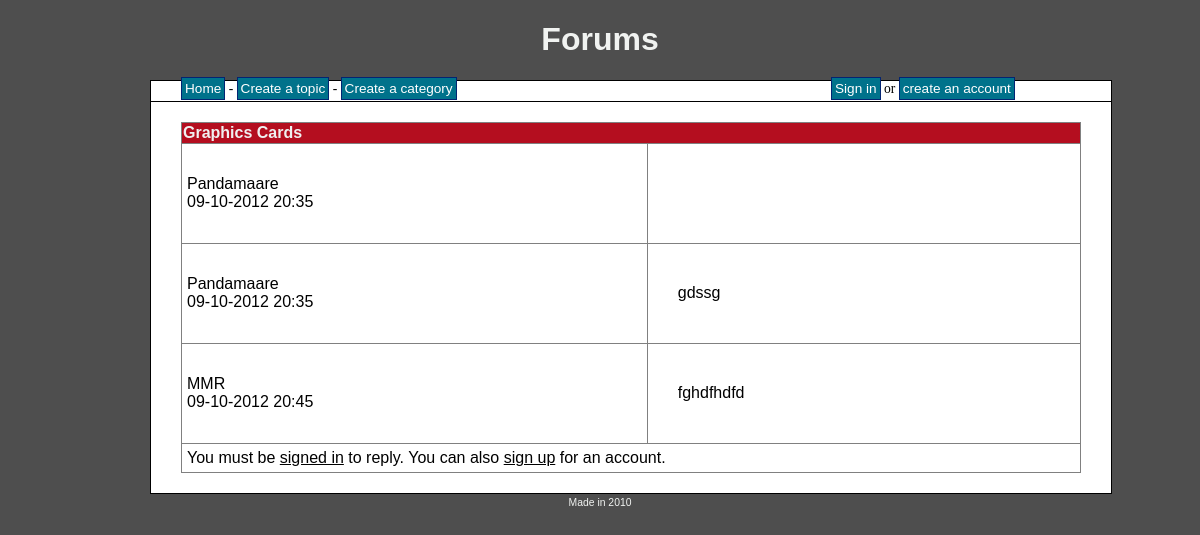
Page /topic.php?id=1 on the committed database.
### tables this page shows
CREATE TABLE IF NOT EXISTS `topics` (
  `topic_id` int(8) NOT NULL AUTO_INCREMENT,
  `topic_subject` varchar(255) NOT NULL,
  `topic_date` datetime NOT NULL,
  `topic_cat` int(8) NOT NULL,
  `topic_by` int(8) NOT NULL,
  PRIMARY KEY (`topic_id`),
  KEY `topic_cat` (`topic_cat`),
  KEY `topic_by` (`topic_by`)
);

CREATE TABLE IF NOT EXISTS `posts` (
  `post_id` int(8) NOT NULL AUTO_INCREMENT,
  `post_content` text NOT NULL,
  `post_date` datetime NOT NULL,
  `post_topic` int(8) NOT NULL,
  `post_by` int(8) NOT NULL,
  PRIMARY KEY (`post_id`),
  KEY `post_topic` (`post_topic`),
  KEY `post_by` (`post_by`)
);

CREATE TABLE IF NOT EXISTS `users1` (
  `user_id` int(8) NOT NULL AUTO_INCREMENT,
  `user_name` varchar(30) NOT NULL,
  `user_pass` varchar(255) NOT NULL,
  `user_email` varchar(255) NOT NULL,
  `user_date` datetime NOT NULL,
  `user_level` int(8) NOT NULL,
  PRIMARY KEY (`user_id`),
  UNIQUE KEY `user_name_unique` (`user_name`)
);

### topic.php (the view, shortened to what this page needs)
<?php
include 'header.php';
$sql = "SELECT topic_id, topic_subject FROM topics
WHERE topics.topic_id = " . mysql_real_escape_string($_GET['id']);
$result = mysql_query($sql);
if(!$result)
{
	echo 'The topic could not be displayed, please try again later.';
}
else
{
	if(mysql_num_rows($result) == 0)
	{
		echo 'This topic doesn&prime;t exist.';
	}
	else
	{
		while($row = mysql_fetch_assoc($result))
		{
			echo '<table class="topic" border="1">
					<tr>
						<th colspan="2">' . $row['topic_subject'] . '</th>
					</tr>';
			$posts_sql = "SELECT
						posts.post_topic,
						posts.post_content,
						posts.post_date,
						posts.post_by,
						users1.user_id,
						users1.user_name
					FROM
						posts
					LEFT JOIN
						users1
					ON
						posts.post_by = users1.user_id
					WHERE
						posts.post_topic = " . mysql_real_escape_string($_GET['id']);
			$posts_result = mysql_query($posts_sql);
			if(!$posts_result)
			{
				echo '<tr><td>The posts could not be displayed, please try again later.</tr></td></table>';
			}
			else
			{
				while($posts_row = mysql_fetch_assoc($posts_result))
				{
					echo '<tr class="topic-post">
							<td class="user-post">' . $posts_row['user_name'] . '<br/>' . date('d-m-Y H:i', strtotime($posts_row['post_date'])) . '</td>
							<td class="post-content">' . htmlentities(stripslashes($posts_row['post_content'])) . '</td>
						  </tr>';
				}
			}
			if(!$_SESSION['signed_in'])
			{
				echo '<tr><td colspan=2>You must be <a href="signin.php">signed in</a> to reply. You can also <a href="signup.php">sign up</a> for an account.';
			}
			else
			{
				echo '<tr><td colspan="2"><h2>Reply:</h2><br />
					<form method="post" action="reply.php?id=' . $row['topic_id'] . '">
						<textarea name="reply-content"></textarea><br /><br />
						<input type="submit" value="Submit reply" />
					</form></td></tr>';
			}
			echo '</table>';
		}
	}
}
include 'footer.php';
?>

### style.css (style rules this page uses)
body { background-color: #4E4E4E; text-align: center; }
table { border-collapse: collapse; width: 100%; }
table a { color: #000; }
th { background-color: #B40E1F; color: #F0F0F0; }
td { padding: 5px; }
.topic-post { height: 100px; overflow: auto; }
.post-content { padding: 30px; }

### rows in the picture
topics: topic_subject "Graphics Cards"
posts: post_by.user_name "Pandamaare", post_date "09-10-2012 20:35"
posts: post_by.user_name "Pandamaare", post_date "09-10-2012 20:35", post_content "gdssg"
posts: post_by.user_name "MMR", post_date "09-10-2012 20:45", post_content "fghdfhdfd"
